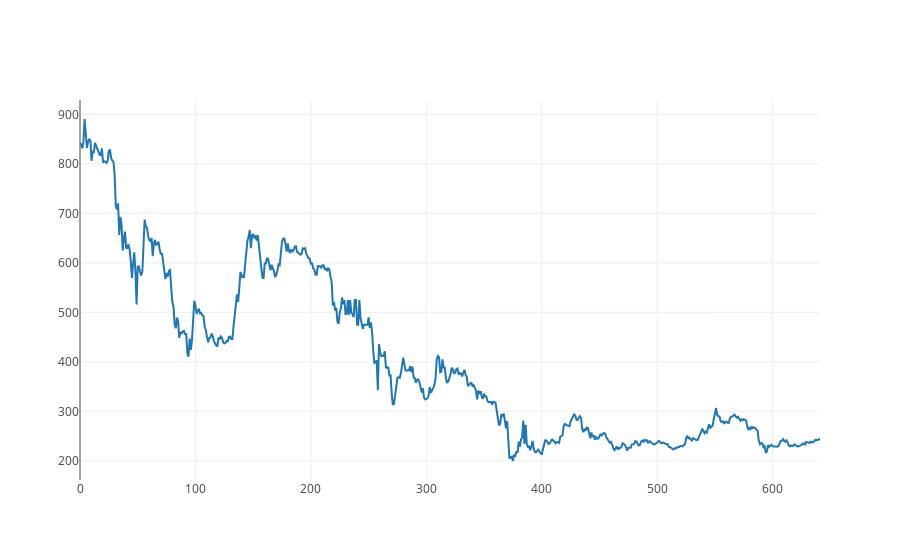

Notebook source saved alongside this figure:
### Code cell
btc_trace = go.Scatter(x=data.index, y=data['Weighted Price'], name= 'Price')
py.iplot([btc_trace])

### Figure 1 — Plotly figure (JSON) as saved in the notebook; plotly's stock layout.template omitted (floating-point values rounded to 4 significant figures; data arrays with more than 128 entries replaced by an {"elided": "..."} marker saying what was removed)
{"data": [{"name": "Price", "type": "scatter", "x": {"elided": "642 int values"}, "y": {"elided": "642 float values"}}], "layout": {}}
